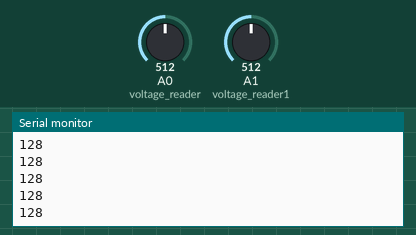
Simulated run of this sketch. Board: Arduino Uno, built with avr-gcc and run on an emulated ATmega328P. On the bench: the last lines printed to the serial monitor. Inputs (shaded band) come from the test bench; at power-on: A0 (voltage_reader) = 512, A1 (voltage_reader1) = 512.

Above: at 1.2 s.
1.3 s: A0 (voltage_reader) set to 716
At 2.2 s:
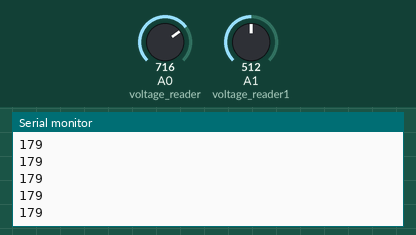
2.8 s: A1 (voltage_reader1) set to 900
At 3.4 s:
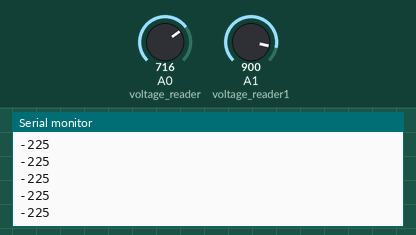
4.3 s: A1 (voltage_reader1) set to 1023
At 5.0 s:
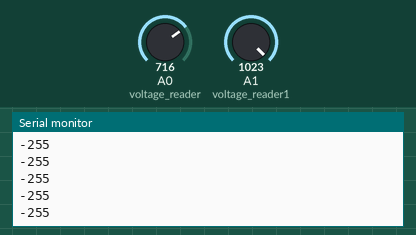
5.8 s: A0 (voltage_reader) set to 1023
At 6.8 s:
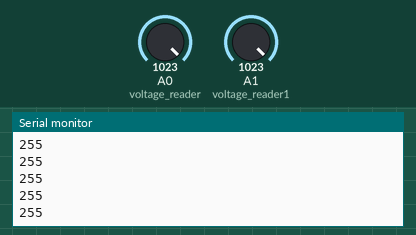
Timing chart, 0 to 8.3 s (numbered marks = the images above; inputs shaded):
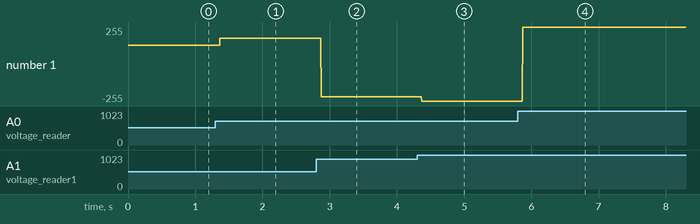

Measured:
- after the input at 1.3 s, the serial monitor: prints a new line after 0.07 s (image 1)
- after the input at 2.8 s, the serial monitor: prints a new line after 0.07 s (image 2)
- after the input at 4.3 s, the serial monitor: prints a new line after 0.07 s (image 3)
- after the input at 5.8 s, the serial monitor: prints a new line after 0.07 s (image 4)
- plotted number 1: 128 → 179 after the input at 1.3 s, 179 → -225 after the input at 2.8 s, -225 → -255 after the input at 4.3 s, -255 → 255 after the input at 5.8 s

The sketch:

Arduino_Code.ino
```cpp
int voltage_reader = A0; int voltage_reader1 = A1;
int voltage; int voltage1;
void setup()
{
  Serial.begin(9600);
}
void loop()
{
  voltage = analogRead(voltage_reader)/4; //*5/1024;
  voltage1 = analogRead(voltage_reader1)/4; //*5/1024;
  if(voltage>=voltage1){Serial.println(voltage);}
  else{Serial.println(-voltage1);}
  //delay(50);
}
```
